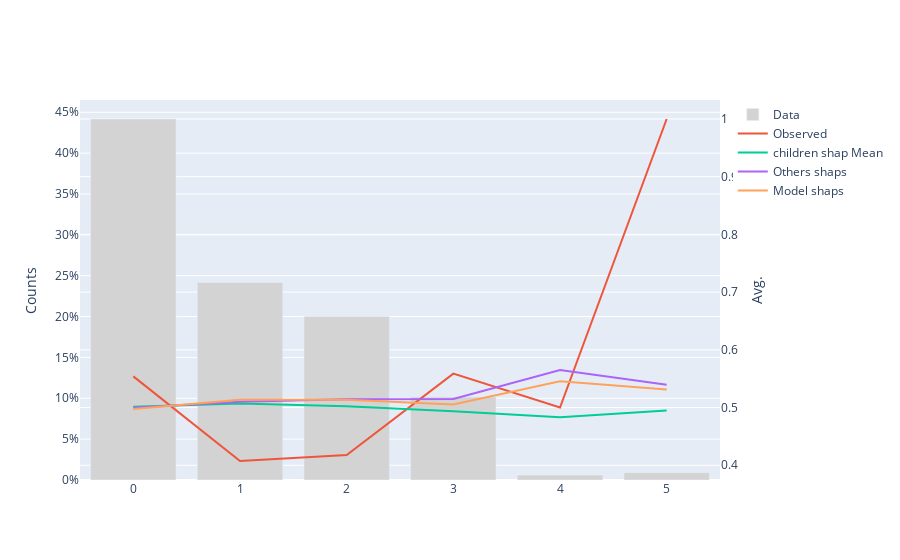

This figure's notebook cell:
### Code cell
apos_test.visualize_feature(main_feature="children",other_features=None, nbins=10)

### Figure 1 — Plotly figure (JSON) as saved in the notebook; plotly's stock layout.template omitted (floating-point values rounded to 4 significant figures)
{"data": [{"marker": {"color": "lightgray"}, "name": "Data", "type": "bar", "x": ["0", "1", "2", "3", "4", "5"], "y": [0.4418, 0.2418, 0.2, 0.1015, 0.00597, 0.008955], "yaxis": "y"}, {"mode": "lines", "name": "Observed", "type": "scatter", "x": ["0", "1", "2", "3", "4", "5"], "y": [0.5541, 0.4074, 0.4179, 0.5588, 0.5, 1], "yaxis": "y2"}, {"mode": "lines", "name": "children shap Mean", "type": "scatter", "x": ["0", "1", "2", "3", "4", "5"], "y": [0.5012, 0.5068, 0.5022, 0.4935, 0.4833, 0.4948], "yaxis": "y2"}, {"mode": "lines", "name": "Others shaps", "type": "scatter", "x": ["0", "1", "2", "3", "4", "5"], "y": [0.4996, 0.51, 0.5146, 0.5151, 0.5651, 0.5395], "yaxis": "y2"}, {"mode": "lines", "name": "Model shaps", "type": "scatter", "x": ["0", "1", "2", "3", "4", "5"], "y": [0.4975, 0.5136, 0.5136, 0.5054, 0.5454, 0.5313], "yaxis": "y2"}], "layout": {"yaxis": {"side": "left", "tickformat": ".0%", "title": {"text": "Counts"}}, "yaxis2": {"overlaying": "y", "side": "right", "title": {"text": "Avg."}}}}
